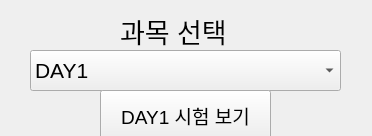
<?xml version="1.0" encoding="UTF-8"?>
<ui version="4.0">
 <class>Subject</class>
 <widget class="QMainWindow" name="Subject">
  <property name="geometry">
   <rect>
    <x>0</x>
    <y>0</y>
    <width>372</width>
    <height>136</height>
   </rect>
  </property>
  <property name="windowTitle">
   <string>MainWindow</string>
  </property>
  <widget class="QWidget" name="centralwidget">
   <widget class="QLabel" name="title">
    <property name="geometry">
     <rect>
      <x>120</x>
      <y>10</y>
      <width>121</width>
      <height>41</height>
     </rect>
    </property>
    <property name="font">
     <font>
      <pointsize>20</pointsize>
     </font>
    </property>
    <property name="text">
     <string>과목 선택</string>
    </property>
   </widget>
   <widget class="QComboBox" name="Subject_select">
    <property name="geometry">
     <rect>
      <x>30</x>
      <y>50</y>
      <width>311</width>
      <height>41</height>
     </rect>
    </property>
    <property name="font">
     <font>
      <pointsize>16</pointsize>
     </font>
    </property>
    <item>
     <property name="text">
      <string>DAY1</string>
     </property>
    </item>
    <item>
     <property name="text">
      <string>DAY2</string>
     </property>
    </item>
    <item>
     <property name="text">
      <string>DAY3</string>
     </property>
    </item>
    <item>
     <property name="text">
      <string>DAY4</string>
     </property>
    </item>
    <item>
     <property name="text">
      <string>DAY5</string>
     </property>
    </item>
    <item>
     <property name="text">
      <string>DAY6</string>
     </property>
    </item>
    <item>
     <property name="text">
      <string>DAY7</string>
     </property>
    </item>
    <item>
     <property name="text">
      <string>DAY8</string>
     </property>
    </item>
    <item>
     <property name="text">
      <string>DAY9</string>
     </property>
    </item>
   </widget>
   <widget class="QPushButton" name="start_exam">
    <property name="geometry">
     <rect>
      <x>100</x>
      <y>90</y>
      <width>171</width>
      <height>51</height>
     </rect>
    </property>
    <property name="font">
     <font>
      <pointsize>14</pointsize>
     </font>
    </property>
    <property name="text">
     <string>DAY1 시험 보기</string>
    </property>
   </widget>
  </widget>
 </widget>
 <resources/>
 <connections/>
</ui>
